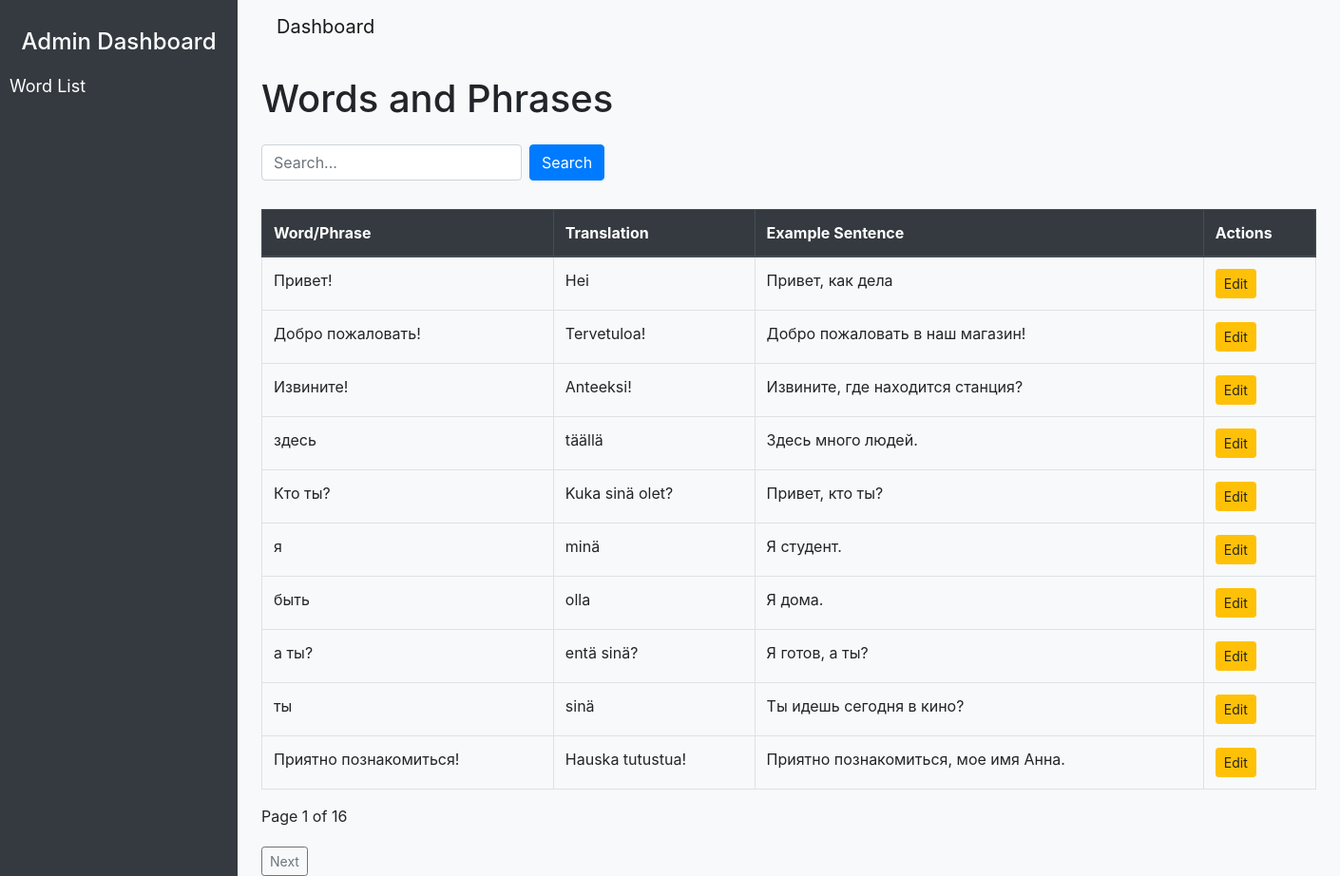
The page / on the database its author committed.
### content/models.py (models this page shows, shortened)
class WordPhrase(models.Model):
    word_phrase = models.CharField(max_length=255)
    translation = models.CharField(max_length=255)
    example_sentence = models.TextField(blank=True, null=True)

### content/views.py (the view)
# urls.py: path('', views.word_list, name='word_list'),  # Home page to list words
def word_list(request):
    query = request.GET.get('q', '')  # Get the 'q' parameter from the URL
    words = WordPhrase.objects.filter(
        Q(word_phrase__icontains=query) | Q(translation__icontains=query)
    ) if query else WordPhrase.objects.all()
    paginator = Paginator(words, 10)  # 10 entries per page
    page_number = request.GET.get('page')
    page_obj = paginator.get_page(page_number)
    context = {
        'page_obj': page_obj,
        'query': query,
    }
    return render(request, 'content/word_list.html', context)

### content/templates/content/word_list.html (shortened to what this page needs)
<!DOCTYPE html>
<html lang="en">
<head>
    <link href="https://stackpath.bootstrapcdn.com/bootstrap/4.5.2/css/bootstrap.min.css" rel="stylesheet">
</head>
<body>
    <div class="sidebar">
        <h4 class="text-white text-center">Admin Dashboard</h4>
        <a href="{% url 'word_list' %}">Word List</a>
    </div>
    <div class="container" style="margin-left: 260px;">
        <nav class="navbar navbar-expand-lg navbar-light bg-light">
            <a class="navbar-brand" href="#">Dashboard</a>
        </nav>
        <h1 class="my-4">Words and Phrases</h1>
        <form method="get" class="form-inline mb-3">
            <input type="text" name="q" class="form-control" placeholder="Search..." value="{{ query }}">
            <button type="submit" class="btn btn-primary ml-2">Search</button>
        </form>
        <div class="table-container">
            <table class="table table-bordered">
                <thead class="thead-dark">
                    <tr>
                        <th>Word/Phrase</th>
                        <th>Translation</th>
                        <th>Example Sentence</th>
                        <th>Actions</th>
                    </tr>
                </thead>
                <tbody>
                    {% for word in page_obj %}
                        <tr>
                            <td>{{ word.word_phrase }}</td>
                            <td>{{ word.translation }}</td>
                            <td>{{ word.example_sentence }}</td>
                            <td>
                                {% if word.pk %}
                                    <a href="{% url 'edit_word' word.pk %}" class="btn btn-warning btn-sm">Edit</a>
                                {% else %}
                                    <span class="text-muted">No PK</span>
                                {% endif %}
                            </td>
                        </tr>
                    {% empty %}
                        <tr>
                            <td colspan="4">No words found.</td>
                        </tr>
                    {% endfor %}
                </tbody>
            </table>
            <div>
                <span>Page {{ page_obj.number }} of {{ page_obj.paginator.num_pages }}</span>
                <div class="pagination">
                    {% if page_obj.has_next %}
                        <a href="?q={{ query }}&page={{ page_obj.next_page_number }}" class="btn btn-outline-secondary btn-sm">Next</a>
                    {% endif %}
                </div>
            </div>
        </div>
    </div>
</body>
</html>

### content/templates/content/word_list.html (style rules this page uses)
body { background-color: #f8f9fa; }
.table-container { margin-top: 30px; }
.pagination { margin-top: 20px; }
.sidebar { position: fixed; top: 0; left: 0; width: 250px; height: 100%; background-color: #343a40; padding-top: 30px; color: white; }
.sidebar a { display: block; color: white; text-decoration: none; padding: 10px; font-size: 18px; }

### rows shown on the page
WordPhrase: word_phrase "Привет!", translation "Hei", example_sentence "Привет, как дела", shows "Edit"
WordPhrase: word_phrase "Добро пожаловать!", translation "Tervetuloa!", example_sentence "Добро пожаловать в наш магазин!", shows "Edit"
WordPhrase: word_phrase "Извините!", translation "Anteeksi!", example_sentence "Извините, где находится станция?", shows "Edit"
WordPhrase: word_phrase "здесь", translation "täällä", example_sentence "Здесь много людей.", shows "Edit"
WordPhrase: word_phrase "Кто ты?", translation "Kuka sinä olet?", example_sentence "Привет, кто ты?", shows "Edit"
WordPhrase: word_phrase "я", translation "minä", example_sentence "Я студент.", shows "Edit"
WordPhrase: word_phrase "быть", translation "olla", example_sentence "Я дома.", shows "Edit"
WordPhrase: word_phrase "а ты?", translation "entä sinä?", example_sentence "Я готов, а ты?", shows "Edit"
WordPhrase: word_phrase "ты", translation "sinä", example_sentence "Ты идешь сегодня в кино?", shows "Edit"
WordPhrase: word_phrase "Приятно познакомиться!", translation "Hauska tutustua!", example_sentence "Приятно познакомиться, мое имя Анна.", shows "Edit"

### other values the page prints
{{ page_obj.number }} "1"
{{ page_obj.paginator.num_pages }} "16"
